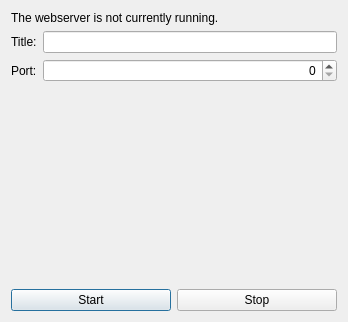
<?xml version="1.0" encoding="UTF-8"?>
<ui version="4.0">
 <class>Dialog</class>
 <widget class="QDialog" name="Dialog">
  <property name="geometry">
   <rect>
    <x>0</x>
    <y>0</y>
    <width>348</width>
    <height>322</height>
   </rect>
  </property>
  <property name="windowTitle">
   <string>Webserver</string>
  </property>
  <layout class="QVBoxLayout" name="verticalLayout">
   <item>
    <widget class="QLabel" name="label_status">
     <property name="text">
      <string>The webserver is not currently running.</string>
     </property>
     <property name="openExternalLinks">
      <bool>true</bool>
     </property>
    </widget>
   </item>
   <item>
    <layout class="QFormLayout" name="formLayout">
     <item row="2" column="0">
      <widget class="QLabel" name="label_2">
       <property name="text">
        <string>Port:</string>
       </property>
      </widget>
     </item>
     <item row="2" column="1">
      <widget class="QSpinBox" name="box_port">
       <property name="sizePolicy">
        <sizepolicy hsizetype="Minimum" vsizetype="Fixed">
         <horstretch>0</horstretch>
         <verstretch>0</verstretch>
        </sizepolicy>
       </property>
       <property name="alignment">
        <set>Qt::AlignmentFlag::AlignRight|Qt::AlignmentFlag::AlignTrailing|Qt::AlignmentFlag::AlignVCenter</set>
       </property>
       <property name="maximum">
        <number>65535</number>
       </property>
      </widget>
     </item>
     <item row="1" column="0">
      <widget class="QLabel" name="label">
       <property name="text">
        <string>Title:</string>
       </property>
      </widget>
     </item>
     <item row="1" column="1">
      <widget class="QLineEdit" name="edit_title"/>
     </item>
    </layout>
   </item>
   <item>
    <spacer name="verticalSpacer_2">
     <property name="orientation">
      <enum>Qt::Orientation::Vertical</enum>
     </property>
     <property name="sizeHint" stdset="0">
      <size>
       <width>20</width>
       <height>40</height>
      </size>
     </property>
    </spacer>
   </item>
   <item>
    <widget class="QLabel" name="label_qrcode">
     <property name="minimumSize">
      <size>
       <width>150</width>
       <height>150</height>
      </size>
     </property>
     <property name="text">
      <string/>
     </property>
     <property name="alignment">
      <set>Qt::AlignmentFlag::AlignCenter</set>
     </property>
    </widget>
   </item>
   <item>
    <spacer name="verticalSpacer">
     <property name="orientation">
      <enum>Qt::Orientation::Vertical</enum>
     </property>
     <property name="sizeHint" stdset="0">
      <size>
       <width>20</width>
       <height>40</height>
      </size>
     </property>
    </spacer>
   </item>
   <item>
    <layout class="QHBoxLayout" name="horizontalLayout">
     <item>
      <widget class="QPushButton" name="button_start">
       <property name="text">
        <string>Start</string>
       </property>
      </widget>
     </item>
     <item>
      <widget class="QPushButton" name="button_stop">
       <property name="text">
        <string>Stop</string>
       </property>
      </widget>
     </item>
    </layout>
   </item>
  </layout>
 </widget>
 <resources/>
 <connections/>
</ui>
